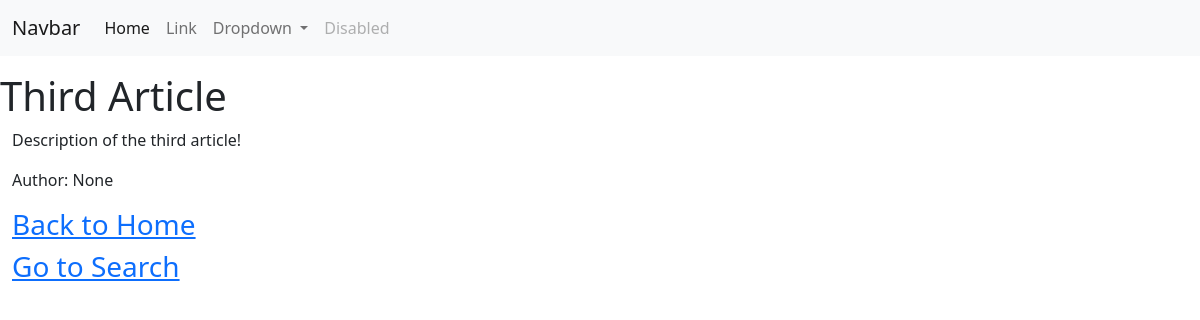
Page /articles/third-article/ on the committed database.
### articles/models.py (models this page shows, shortened)
class Article(models.Model):
    user = models.ForeignKey(User, blank=True, null=True, on_delete=models.SET_NULL)
    title = models.CharField(max_length = 100)
    slug = models.SlugField(unique=True,blank=True, null=True)
    content = models.TextField()
    timestamp = models.DateTimeField(auto_now_add=True)
    updated = models.DateTimeField(auto_now=True)
    publish = models.DateField(auto_now=False, auto_now_add=False, default = timezone.now) # DateField just has the calender, no time
    '''why is it showing in the /admin/<article_id> ?'''
    ''' how to delete a field? or how to reset a mistaken field?'''
    '''for changing a field, simply remove it (by commenting) and re add the altered one'''
    objects = ArticleManager()

### articles/views.py (the view)
# urls.py: path('<slug:slug>/', article_detail_view, name='detail'),
def article_detail_view(request, slug=None):
    article_obj = None
    if slug is not None:
        try:
            article_obj = Article.objects.get(slug=slug)
        except Article.DoesNotExist:
            raise Http404
        except Article.MultipleObjectsReturned:
            article_obj = Article.objects.filter(slug=slug).first()
        except:
            raise Http404
    context = {
        'obj' : article_obj
    }
    return render(request, 'Articles/Detail.html', context = context)

### articles/models.py (called while the page is built)
    def get_queryset(self):
        return ArticleQuerySet(self.model, using=self._db)

### Templates/Articles/Detail.html (shortened to what this page needs)
{% extends 'Base.html' %}
{% block title %}
<h1>{{obj.title}}</h1>
{% endblock %}
{% block content %}
<p>{{obj.content}}</p>
<p>Author: {{ obj.user }}
</p>
<h3><a href='../../'>Back to Home</a></h3>
<h3><a href='../'>Go to Search</a></h3>
{% endblock %}

### rows in the picture
Article: title "Third Article", content "Description of the third article!", user "None"
